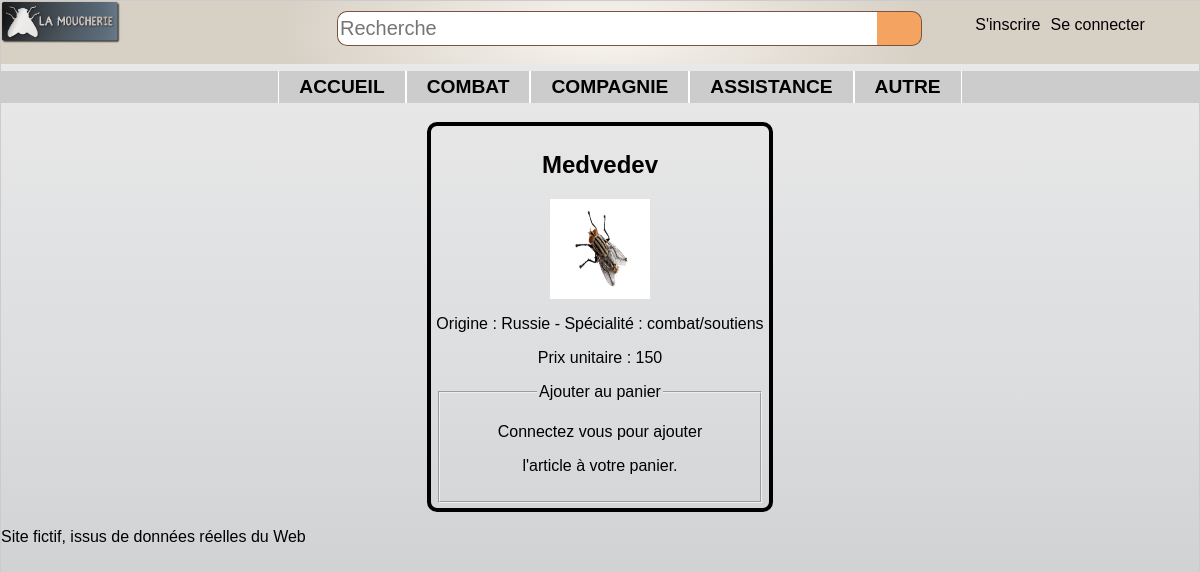
The page /controler/main.ctrl.php?cat=0&refArticle=3 on the database as committed earlier.
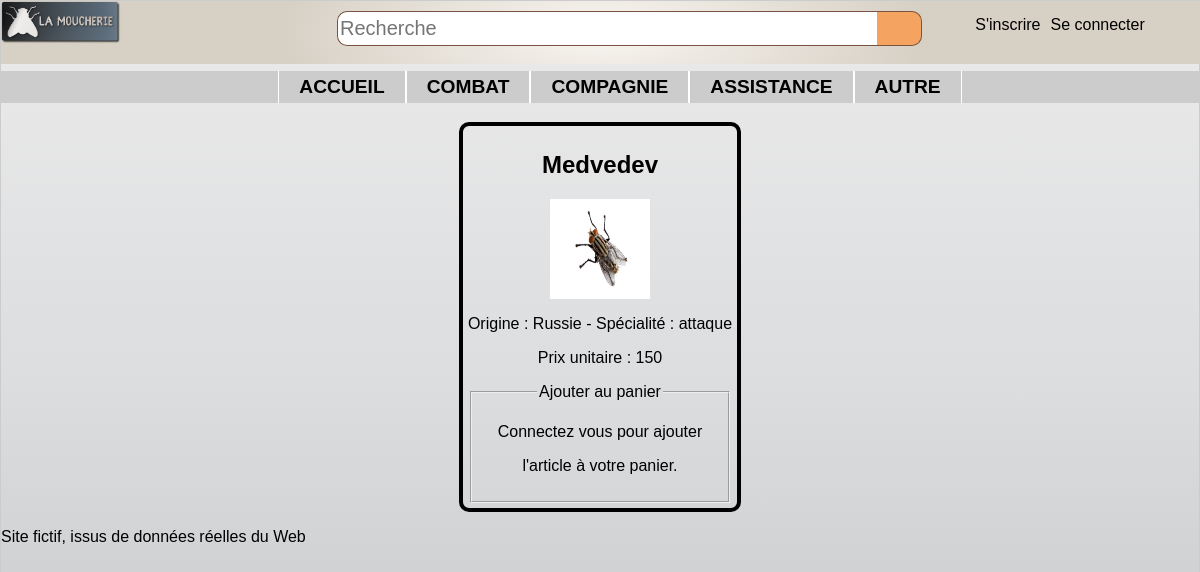
The same page on the database as committed later.
### tables this page shows
CREATE TABLE article (
	ref INTEGER PRIMARY KEY,
	libelle TEXT,
	description TEXT,
	categorie INTEGER,
	prix REAL,
	image TEXT,
	FOREIGN KEY(categorie) REFERENCES categorie(id)
);

### controler/article.ctrl.php (called while the page is built, shortened)
<?php
$article = $dao->getArticle($_GET['refArticle']);
include("../view/article.view.php");
?>

### model/DAO.class.php (called while the page is built, shortened)
<?php
    $dao = new DAO();
    class DAO {
        private $db;
        function __construct() {
            try {
              $this->db = new PDO('sqlite:../data/db/lamoucherie.db');
            }
            catch (PDOException $e){
              die("erreur de connexion:".$e->getMessage());
            }
        }
        function getArticle( int $ref){
          $req = "SELECT * FROM article WHERE ref=$ref";
          $descripteur = $this->db->query($req);
          $result = $descripteur->fetchAll(PDO::FETCH_CLASS, 'Article');
          return $result[0];
        }
    }
    ?>

### view/article.view.php (the view, shortened to what this page needs)
<?php
include("../view/header.php");
echo '<section class="article">';
  echo"<div>";
    $PATH = '../view/imgArticles/';
    $img = $PATH.$article->image;
    echo "<h2>$article->libelle</h2>";
    echo "<p><img src='$img' /></p>";
    echo "<p>$article->description</p>";
    echo "<p>Prix unitaire : $article->prix</p>";
    echo"<fieldset>";
      echo"<legend> Ajouter au panier </legend>";
      if ($userConnected){
        echo "<form action=\"../controler/main.ctrl.php\" method=\"get\">";
          echo "<input type=\"hidden\" name=\"cat\" value=\"$cat\">";
          echo "<input type=\"hidden\" name=\"refArticle\" value=\"$article->ref\">";
          echo "<input type=\"number\" name=\"nb\" step=\"1\" value=\"1\" min=\"1\" max=\"50\">";
          echo "<input type=\"submit\" value=\"Valider\">";
        echo "</form>";
      }else{
        echo "<p>Connectez vous pour ajouter</p>";
        echo "<p>l'article à votre panier.</p>";
      }
    echo"</fieldset>";
  echo"</div>";
echo '</section>';
include("../view/footer.php");
?>

Rows that differ between the two databases and show on the page:
changed article "Medvedev": description "Origine : Russie - Spécialité : combat/soutiens" → "Origine : Russie - Spécialité : attaque"
